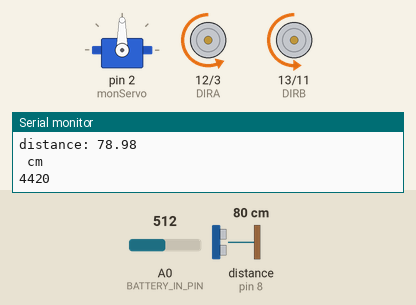
The sketch below on a simulated Arduino Uno, built with avr-gcc and run on an emulated ATmega328P. Parts: servo, direction and speed pins drawn as motors (green arrow = direction pin HIGH = forward, orange = LOW = backward, longer = more drive), the last lines printed to the serial monitor. Wiring (inferred from the names in the program): ultrasonic range finder: trigger pin 9; echo pin 8. The test bench sets the inputs (shaded band); at power-on: distance to the obstacle (sensor on pin 8) 80 cm, A0 (BATTERY_IN_PIN) = 512. The echo pulse lasts 58.3 µs per cm.

Above: at 1.2 s.
1.3 s: distance to the obstacle (sensor on pin 8) set to 27 cm
2.8 s: distance to the obstacle (sensor on pin 8) set to 22 cm
At 3.6 s:
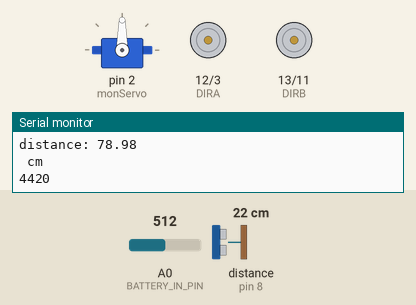
5.8 s: distance to the obstacle (sensor on pin 8) set to 19 cm
At 6.4 s:
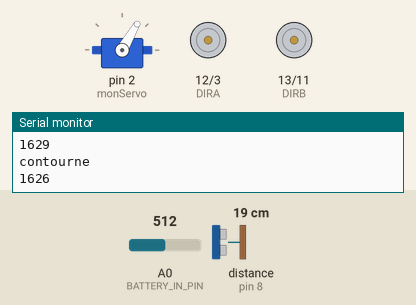
11.8 s: distance to the obstacle (sensor on pin 8) set to 2 cm
13.8 s: distance to the obstacle (sensor on pin 8) set to 4 cm
At 16.5 s:
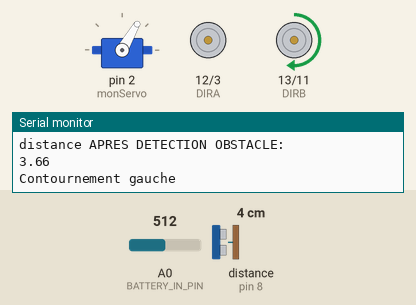
Timing chart, 0 to 17.8 s (numbered marks = the images above; inputs shaded):
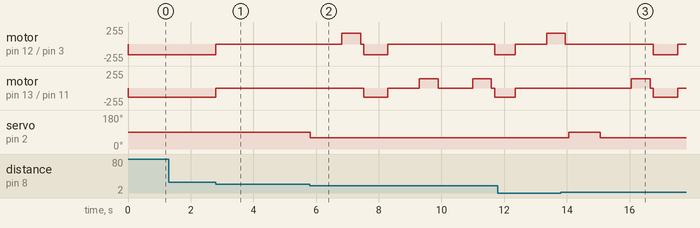

Measured:
- the behaviour switches between 26 and 25 cm on distance to the obstacle (sensor on pin 8) (found by bisection; images 0 and 1)
- the behaviour switches between 21 and 20 cm on distance to the obstacle (sensor on pin 8) (found by bisection; images 1 and 2)
- after the input at 1.3 s, every drawn part: stays the same
- after the input at 2.8 s, motor on pin 12 (DIRA) / pin 3 (PWMA): backward 160/255 → stopped after 0.00 s instead of 1.6 s; motor on pin 13 (DIRB) / pin 11 (PWMB): backward 138/255 → stopped after 0.00 s instead of 1.6 s
- after the input at 13.8 s, motor on pin 13 (DIRB) / pin 11 (PWMB): stopped → forward 138/255 after 2.3 s, → stopped 0.60 s later, → backward 138/255 0.10 s later, → stopped 0.77 s later

The sketch:

code.ino
```cpp
// Programme prototype plateforme équipe 6 THIBAUT Pauline GODET Pierre PESCATORE MENARD Raphaël
/*
Programme permettant de contrôler le véhicule sur une distance de 2 m et de contourner jusqu'à 2 objets par la gauche ou par la droite suivant la position des obstacles détectés.
*/

// Importation des bibliothèques
#include <Arduino.h>
#include "Servo.h"

Servo monServo; // création de l'objet "servo"

// Affectation des pins

// Pins pour les moteurs
const byte PWMA = 3;  // PWM control (speed) for motor A
const byte PWMB = 11; // PWM control (speed) for motor B
const byte DIRA = 12; // Direction control for motor A
const byte DIRB = 13; // Direction control for motor B

// Définition des variables

// Pins pour le capteur à ultrason
#define trigPin 9
#define echoPin 8

// Affectation de variables pour définir le sens de rotation.
#define CW  0 // sens horaire
#define CCW  1 // sens anti-horaire

// création d'une variable pour chaque moteur.
#define MOTOR_A 0
#define MOTOR_B 1

long temps; // variable qui stocke la mesure du temps
float distancedepart; // variable qui stocke la distance parcourue par la plateforme depuis le départ.


const float MAX_SPEED = 2/4.42 ; // m/s vitesse mesurée

//paramètres pour les accumulateurs.
#define BATTERY_IN_PIN A0
#define LED_BATTERY_OUT 4
const float dividerBridgeRatio = 0.5;
const float BATTERY_MAX_VOLTAGE = 9.;
const float CORRECTION_COEFFICIENT = 1.118;
const float BATTERY_LOW_VOLTAGE = 8.;

// fonction pour allumer la led  dès que la tension 'voltage' est inférieure à 'BATTERY_LOW_VOLTAGE'
void turn_battery_indicator_on (float voltage) {
    if (voltage < BATTERY_LOW_VOLTAGE && voltage > 1) {
        digitalWrite(LED_BATTERY_OUT, HIGH);
    } else {
        digitalWrite(LED_BATTERY_OUT, LOW);
    }
}

// fonction pour afficher la tension des accumulateurs.
void print_battery_voltage(float voltage) {
    Serial.print("Battery voltage : ");
    Serial.print(voltage);
    Serial.println("V");
}

// fonction pour mesurer la tension des accumulateurs.
float get_battery_voltage() {
    int batteryAnalogValue = analogRead(BATTERY_IN_PIN);

    float voltage = CORRECTION_COEFFICIENT * BATTERY_MAX_VOLTAGE / 1023 * batteryAnalogValue;

    return voltage;
}


// driveArdumoto permet de contrôler un moteur nommé 'motor' dans le sens 'dir' à la vitesse'spd'
void driveArdumoto(byte motor, byte dir, byte spd)
{
  if (motor == MOTOR_A)
  {
    digitalWrite(DIRA, dir);
    analogWrite(PWMA, spd);
  }
  else if (motor == MOTOR_B)
  {
    digitalWrite(DIRB, dir);
    analogWrite(PWMB, spd);
  }
}

// stopArdumoto permet d'arrêter le moteur 'motor'
void stopArdumoto(byte motor)
{
  driveArdumoto(motor, 0, 0);
}


 // Fonction qui permet de mesurer la distance entre la plateforme et un obstacle
float get_distance() {

    // initialisation : le pin d'envoi est mis à 0
    digitalWrite(trigPin, LOW);
    delayMicroseconds(2);

    // envoi d'une impulsion de 10-microsecond au pin 'trigPin', permet d'envoyer une onde ultrasonore.
    digitalWrite(trigPin, HIGH);
    delayMicroseconds(10);
    digitalWrite(trigPin, LOW);

    // récupération de l'onde avec le capteur et mesure du temps auquel l'onde est reçue.
    float duration_us = pulseIn(echoPin, HIGH);

    // calcul de la distance entre le véhicule et l'obstacle
    float distance_cm = 0.017 * duration_us; // conversion en centimètre

    if (distance_cm < 200 && distance_cm > 2) {
        return distance_cm; // renvoi de la valeur de distance lorsque l'un obstacle destde distance  détecté
    } else {
        return -1.0;
    }

}


// setupArdumoto initialise tous lespins
void setupArdumoto()
{
    // les pins sont définis comme des sorties
    pinMode(PWMA, OUTPUT);
    pinMode(PWMB, OUTPUT);
    pinMode(DIRA, OUTPUT);
    pinMode(DIRB, OUTPUT);

    // aucun pin n'est alimenté initialement
    digitalWrite(PWMA, LOW);
    digitalWrite(PWMB, LOW);
    digitalWrite(DIRA, LOW);
    digitalWrite(DIRB, LOW);
}


void setup() {
    // begin serial port
    Serial.begin (9600);
    monServo.attach(2);
    // Ultrasound sensor
    pinMode(echoPin, INPUT);
    pinMode(trigPin, OUTPUT);

    setupArdumoto(); // Set all pins as outputs
    Serial.print(get_distance());
    Serial.println(" cm");
  // put your main code here, to run repeatedly:

    float distance = get_distance();
    Serial.print("distance: ");
    Serial.println(distance);
    Serial.println(" cm");
    distancedepart=0;


}
void avancer(byte sens, float distance) {
    // fonction qui permet d'avancer la plateforme en ligne droite
    // sens doit être CW pour avancer ou CCW pour reculer
    // distance est la distance à parcourir
    temps=millis();
    // mise en marche des moteurs. Les vitesses sont différentes car les moteurs ont des caractéristiques différentes.
    driveArdumoto(MOTOR_A, sens, 160);
    driveArdumoto(MOTOR_B, sens, 138);
    // le délai permet de définir la durée pendant laquelle les moteurs seront allumés. el
    int delai = int(distance / MAX_SPEED * 1000);
    Serial.println(delai);
    // Mesure de la distance initiale
    distance = get_distance();

    while (((millis()-temps)<delai && distance>25) || distance==-1){
      distance = get_distance();


}
  // Actualisation de la distance parcourue par la plateforme depuis le départ
    distancedepart=distancedepart+(millis()-temps)* MAX_SPEED/1000;
    // arrêt des moteur
    stopArdumoto(MOTOR_A);
    stopArdumoto(MOTOR_B);
    delay(1000);
}


void avancer2(byte sens, float distance) {
    // fonction qui permet d'avancer la plateforme en ligne droite
    // sens doit être CW pour avancer ou CCW pour reculer
    // distance est la distance à parcourir
     /*
    avancer2 est utilisée lors de l'étape de contournement. avancer2 diffère de avancer car avancer2 n'actualise pas la distance depuis le départ.
    avancer2 permet ainsi d'éviter de comptabiliser les déplacements latéraux de la plateforme lorsqu'un obstacle est contourné.
    Ces déplacements latéraux ne doivent pas être comptés car le véhicule ne progresse pas vers la zone cible lors des déplacements latéraux.*/
    temps=millis();
    // mise en marche ds moteurs
    driveArdumoto(MOTOR_A, sens, 160);
    driveArdumoto(MOTOR_B, sens, 138);
    // le délai permet de définir la durée pendant laquelle les moteurs seront allumés.ud
    int delai = int(distance / MAX_SPEED * 1000);
    Serial.println(delai);
    // on continue d'actionner les moteurs tant qu'un obstacle n'est pas détecté ou tant que la plateforme n'a pas parcouru la distance 'distance'
    while (millis()-temps<delai) {

}

    stopArdumoto(MOTOR_A);
    stopArdumoto(MOTOR_B);
    delay(1000);
}

void tourner(bool sens, float angle) {
    // fonction qui permet de faire tourner la plateforme dans un des deux sens.
    // sens = True pour tourner à gauche
    temps = millis();
    // rotation d'une valeur d'angle qui correspond en réalité à 90 degrés pour chaque moteur.
    if (sens) {
        driveArdumoto(MOTOR_A, CCW, 0);
        driveArdumoto(MOTOR_B, CCW,95);
        delay(600); // valeur de base 1000
    } else {
        driveArdumoto(MOTOR_A, CCW, 130);
        driveArdumoto(MOTOR_B, CCW, 0);
        delay(600); // valeur de base 1000
    }
  // arrêt des moteurs
    stopArdumoto(MOTOR_A);
    stopArdumoto(MOTOR_B);
    delay(100);}


void contournerParGauche() {
    // Fonction utilisée pour contourner un obstacle par la gauche
    tourner(true, 90);
    avancer2(CW, 0.35);
    tourner(false, 90);
    avancer(CW, 0.5);
    tourner(false, 90);
    avancer2(CW, 0.3);
    tourner(true, 90);

    // Etapes pour contourner l'obstacle
    // fonction tourner à gauche
    // avance (pendant x secondes)
    // rajouter fonction tourner à droite
    // avance (pendant x secondes)
    // rajouter fonction tourner à droite
    // avance (pendant x secondes)
    // rajouter fonction tourner à gauche
}

void contournerParDroite() {
    // Fonction utilisée pour contourner un obstacle par la droite
    tourner(false, 90);
    avancer2(CW, 0.35);
    tourner(true, 90);
    avancer(CW, 0.5);
    tourner(true, 90);
    avancer2(CW, 0.3);
    tourner(false, 90);

    // Etapes pour contourner l'obstacle
    // fonction tourner à droite
    // avance (pendant x secondes)
    // rajouter fonction tourner à gauche
    // avance (pendant x secondes)
    // rajouter fonction tourner à gauche
    // avance (pendant x secondes)
    // rajouter fonction tourner à droite
}

void loop() {
    // initialisation moteurs
    stopArdumoto(MOTOR_A);
    stopArdumoto(MOTOR_B);
    // avance du véhicule si la plateforme n'a pas parcouru 2 mètres.
    if (distancedepart<2) {
        avancer(0,2-distancedepart);
    }

    // Fonction principale du programme
    float voltage=get_battery_voltage();
    turn_battery_indicator_on(voltage);

    float distance = get_distance();

    // Cas où un obstacle est détecté : procédure de contournement soit par la droite, soit par la gauche.

    if (distance<20 && distance > 0) {
    stopArdumoto(MOTOR_A);
    stopArdumoto(MOTOR_B);
    monServo.write(60); // demande au servo de se déplacer à cette position
    delay(1000);
    // vérification de l'emplacement de l'obstacle
    distance = get_distance();
    Serial.println("distance APRES DETECTION OBSTACLE: ");
    Serial.println(distance);
    // test de présence de l'obstacle à droite : si l'obstacle est présent, on contourne par la gauche.
     if (distance<15) {
      Serial.println("Contournement gauche");
      contournerParGauche();
     }
     else{
       // sinon l'obstacle est à gauche on contourne par la droite
      Serial.println("Contournement droite");
      contournerParDroite();

      }
      // retour du servomoteur à sa position initiale.
      monServo.write(90);
     }
        Serial.println("contourne");

    stopArdumoto(MOTOR_A);
    stopArdumoto(MOTOR_B);


    // reprendre le trajet tout droit
    }
```
